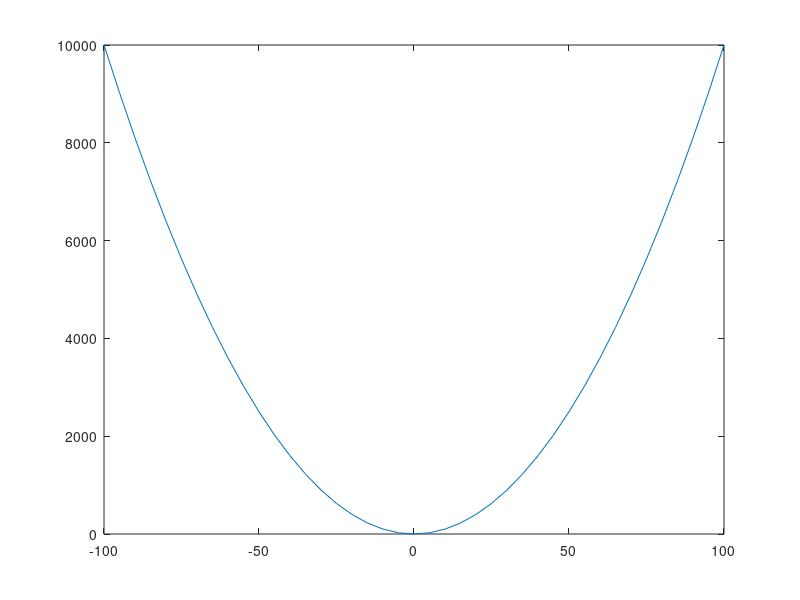

Write the MATLAB code that produced this figure.
%x=[0:15:100];
%y=x;
%plot(x,y)
%x=[1 2 3 4 5 6 7 8 9 10];
x=[-100:5:100];
y=x.^2;
%y=[1 4 9 16 25 36 49 64 81 100]
plot(x,y)
%x=[0:0.01:10];
%y=sin(x);
%plot(x,y),xlabel('x'),ylabel('Sin(x)'),title('Sin(x) Graph'),grid on ,
%axis equal



